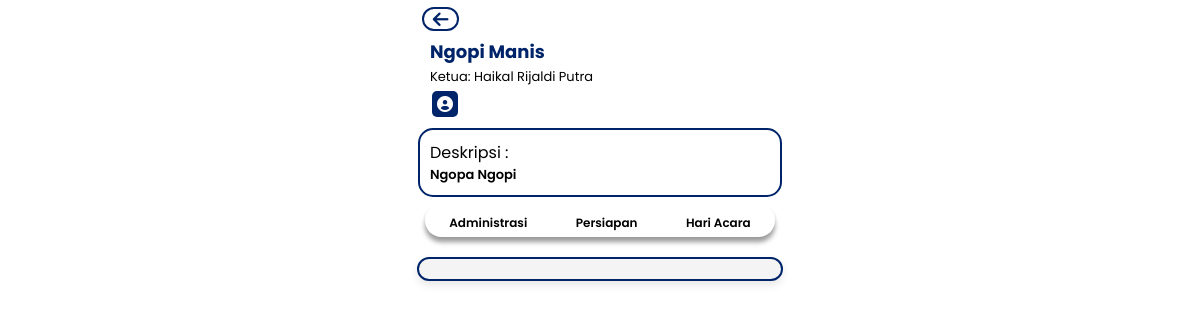
Page /ADMIN/details.php?program_id=4 on the committed database.
### tables this page shows
CREATE TABLE `programkerja` (
  `id` int(11) NOT NULL,
  `nama` varchar(100) DEFAULT NULL,
  `deskripsi` text DEFAULT NULL,
  `ketua_email` varchar(255) DEFAULT NULL
);

CREATE TABLE `akun` (
  `email` varchar(255) NOT NULL,
  `nama` varchar(100) NOT NULL,
  `departemen` varchar(100) NOT NULL,
  `jabatan` varchar(100) NOT NULL,
  `role` varchar(50) NOT NULL DEFAULT 'user',
  `profile_image` varchar(255) DEFAULT NULL
);

### ADMIN/details.php (the view, shortened to what this page needs)
<?php
include '../db.php';
if (isset($_GET['program_id'])) {
    $program_id = $_GET['program_id'];
    $sql = "SELECT pk.id, pk.nama, pk.deskripsi, a.nama AS ketua_nama
            FROM ProgramKerja pk
            JOIN akun a ON pk.ketua_email = a.email
            WHERE pk.id = '$program_id'";
    $result = $conn->query($sql);
    if ($result && $result->num_rows > 0) {
        $program = $result->fetch_assoc();
    } else {
        $conn->close();
        echo "<script>alert('Program kerja tidak ditemukan.'); window.history.back();</script>";
        exit;
    }
} else {
    exit;
}
?>
<!DOCTYPE html>
<html lang="en">
<head>
  <link rel="stylesheet" href="progdivadmin.css" />
  <link rel="stylesheet" href="https://cdnjs.cloudflare.com/ajax/libs/font-awesome/6.0.0-beta3/css/all.min.css" />
<body>
  <main>
        <div class="slide fade">
          <div class="button-back">
          <button class="back" onclick="window.location.href = 'progdivadmin.php';">
  <i class="fa-solid fa-arrow-left"></i>
</button>
<div class="anggotadiv">
            <?php
include '../db.php';
if (isset($_SESSION['program_id'])) {
    $program_id = $_SESSION['program_id'];
    $sql_ketua = "SELECT ketua_email FROM programkerja WHERE id = ?";
    $stmt_ketua = $conn->prepare($sql_ketua);
    $stmt_ketua->bind_param("i", $program_id);
    $stmt_ketua->execute();
    $stmt_ketua->bind_result($email_ketua);
    $local_storage_email = isset($_SESSION['email']) ? $_SESSION['email'] : '';
    $sql_role = "SELECT role FROM akun WHERE email = ?";
    $stmt_role = $conn->prepare($sql_role);
    $stmt_role->bind_param("s", $local_storage_email);
    $stmt_role->execute();
    $stmt_role->bind_result($role);
} else {
    echo '<p>Program ID tidak ditemukan dalam session.</p>';
}
?>
</div>
          </div>
          <section id="progja-ketua">
            <div class="progja-ketua">
              <div class="nama-progja">
              <?php echo htmlspecialchars($program['nama']); ?>
              </div>
              <div class="nama-ketua">
                Ketua:  <?php echo htmlspecialchars($program['ketua_nama']); ?>
              </div>
              <?php
include '../db.php';
if (isset($_SESSION['program_id'])) {
    $program_id = $_SESSION['program_id'];
    $sql = "SELECT ketua_email FROM programkerja WHERE id = ?";
    $stmt = $conn->prepare($sql);
    $stmt->bind_param("i", $program_id);
    $stmt->execute();
    $stmt->bind_result($email_ketua);
    $local_storage_email = isset($_SESSION['email']) ? $_SESSION['email'] : '';
    $sql_role = "SELECT role FROM akun WHERE email = ?";
    $stmt_role = $conn->prepare($sql_role);
    $stmt_role->bind_param("s", $local_storage_email);
    $stmt_role->execute();
    $stmt_role->bind_result($role);
    if ($role === 'admin' || $email_ketua === $local_storage_email) {
        echo '<div id="pengaturanprogja">';
        echo '<i id="openPopupBtn7" class="fa-solid fa-plus"></i>';
        echo '<i id="openPopupBtn6" class="fas fa-user-circle"></i>';
        echo '</div>';
    } else {
        echo '<div id="pengaturanprogja">';
echo '<i id="openPopupBtn6" class="fas fa-user-circle"></i>';
echo '</div>';
    }
}
?>
              </div>
            </div>
          <section id="deskripsi">
            <div class="deskripsi">
              <div class="judul">Deskripsi :</div>
              <div class="teks">
              <?php echo htmlspecialchars($program['deskripsi']); ?>
              </div>
            </div>
          </section>
<section id="choice">
    <div id="categoryChoices" class="choice">
        <div class="choice-item" data-category="Administrasi">
            <span>Administrasi</span>
        </div>
        <div class="choice-item" data-category="Persiapan">
            <span>Persiapan</span>
        </div>
        <div class="choice-item" data-category="Hari Acara">
            <span>Hari Acara</span>
        </div>
    </div>
</section>
          <section id="job-list">
            <div class="job-list">
          </section>
  </main>
</body>
</html>

### ADMIN/progdivadmin.css (style rules this page uses)
body { font-family: "Poppins", sans-serif; margin: 0; padding: 0; background-color: white; height: 100vh; display: flex; flex-direction: column; }
main { display: flex; flex-direction: column; padding-bottom: 160px; width: 100%; }
.button-back { max-width: 370px; display: flex; margin: auto; }
.anggotadiv { position: relative; margin-top: 5px; padding: 3px; }
button.back { display: flex; justify-content: center; margin: 7px; background-color: white; color: #002469; border: 2px solid #002469; width: 10%; border-radius: 30px; cursor: pointer; outline: none; transition: background-color 0.3s ease; }
button.back i { font-size: large; }
.progja-ketua { max-width: 360px; display: flex; flex-direction: column; margin: auto; }
.nama-progja { display: flex; justify-content: flex-start; margin-left: 10px; margin-bottom: 1px; font-weight: 700; font-size: 18px; color: #002469; }
.nama-ketua { display: flex; justify-content: flex-start; margin-left: 10px; font-weight: 400; font-size: small; margin-top: 1px; }
.deskripsi { display: flex; flex-direction: column; justify-content: center; border: 2px solid #002469; border-radius: 15px; width: 90%; padding: 10px; margin: 7px auto; text-align: justify; max-width: 340px; }
.deskripsi .teks { font-size: small; font-weight: 600; }
.choice { display: flex; justify-content: space-around; align-items: center; width: 90%; max-width: 100%; margin-bottom: 10px; height: fit-content; background-color: transparent; border-radius: 30px; box-shadow: 0px 5px 5px rgba(0, 0, 0, 0.4); position: relative; left: 50%; transform: translateX(-50%); transition: transform 0.3s ease, background-color 0.3s ease; max-width: 350px; }
.choice-item { display: flex; flex-direction: column; align-items: center; padding: 5px; color: #000000; cursor: pointer; transition: color 0.3s ease, transform 0.3s ease; font-weight: 600; position: relative; }
.choice-item span { font-size: 12px; margin-top: 5px; }
.choice-item::after { content: ""; height: 3px; background-color: #002469; width: 0; transition: all 0.3s ease; position: absolute; bottom: 3px; }
#job-list { display: flex; justify-content: center; width: 100%; max-width: 380px; margin: 10px auto; }
.job-list { max-width: 280px; background-color: #f4f4f4ff; border-radius: 15px; box-shadow: 0 4px 8px rgba(0, 0, 0, 0.1); overflow: hidden; width: 90%; max-width: 100%; padding: 10px; padding-top: 0px; border: 2px solid #002469; }
button i { font-size: 40px; color: #002469; }
#openPopupBtn6 { background-color: #002469; border: none; color: white; padding: 5px 5px; text-align: center; text-decoration: none; display: inline-block; font-size: 16px; margin: 4px 2px; cursor: pointer; border-radius: 5px; transition: background-color 0.3s ease; }
#pengaturanprogja { width: 100%; overflow: auto; margin-left: 10px; }

### rows in the picture
programkerja: nama "Ngopi Manis", ketua_email.nama "Haikal Rijaldi Putra", deskripsi "Ngopa Ngopi"
